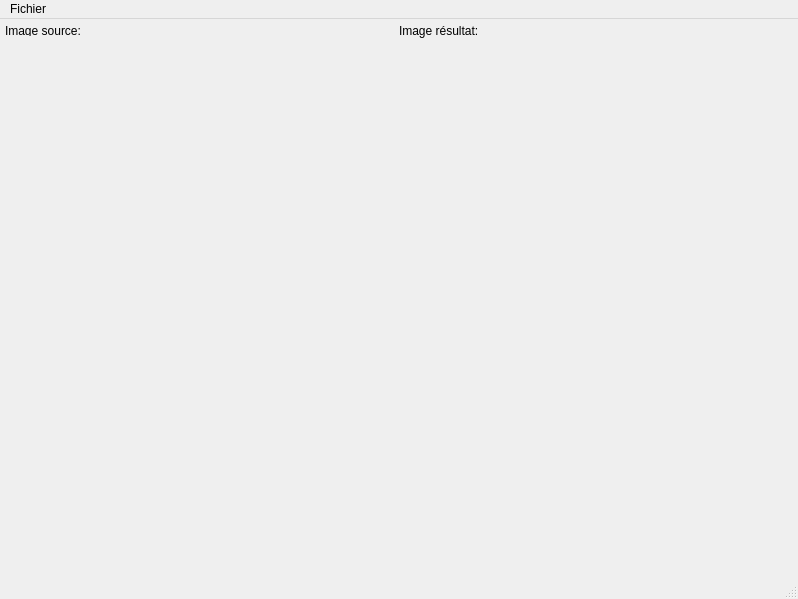
<?xml version="1.0" encoding="UTF-8"?>
<ui version="4.0">
 <class>MainWindow</class>
 <widget class="QMainWindow" name="MainWindow">
  <property name="geometry">
   <rect>
    <x>0</x>
    <y>0</y>
    <width>798</width>
    <height>599</height>
   </rect>
  </property>
  <property name="windowTitle">
   <string>Traitement d'image</string>
  </property>
  <widget class="QWidget" name="centralwidget">
   <widget class="QWidget" name="gridLayoutWidget">
    <property name="geometry">
     <rect>
      <x>0</x>
      <y>0</y>
      <width>791</width>
      <height>551</height>
     </rect>
    </property>
    <layout class="QGridLayout" name="gridLayout">
     <property name="margin">
      <number>5</number>
     </property>
     <property name="spacing">
      <number>6</number>
     </property>
     <item row="1" column="1">
      <widget class="QLabel" name="resultPicture">
       <property name="text">
        <string/>
       </property>
      </widget>
     </item>
     <item row="1" column="0">
      <widget class="QLabel" name="basePicture">
       <property name="text">
        <string/>
       </property>
      </widget>
     </item>
     <item row="0" column="0">
      <widget class="QLabel" name="lab_imagesource">
       <property name="maximumSize">
        <size>
         <width>16777215</width>
         <height>10</height>
        </size>
       </property>
       <property name="text">
        <string>Image source:</string>
       </property>
      </widget>
     </item>
     <item row="0" column="1">
      <widget class="QLabel" name="lab_imageresultat">
       <property name="text">
        <string>Image résultat:</string>
       </property>
      </widget>
     </item>
    </layout>
   </widget>
  </widget>
  <widget class="QMenuBar" name="menubar">
   <property name="geometry">
    <rect>
     <x>0</x>
     <y>0</y>
     <width>798</width>
     <height>21</height>
    </rect>
   </property>
   <widget class="QMenu" name="menuFile">
    <property name="title">
     <string>Fichier</string>
    </property>
    <addaction name="actionOuvrir"/>
    <addaction name="separator"/>
    <addaction name="actionQuitter"/>
   </widget>
   <addaction name="menuFile"/>
  </widget>
  <widget class="QStatusBar" name="statusbar"/>
  <action name="actionQuitter">
   <property name="text">
    <string>Quitter</string>
   </property>
   <property name="shortcut">
    <string>Ctrl+Q</string>
   </property>
  </action>
  <action name="actionSauver">
   <property name="text">
    <string>Sauver</string>
   </property>
   <property name="shortcut">
    <string>Ctrl+S</string>
   </property>
  </action>
  <action name="actionSauver_sous">
   <property name="text">
    <string>Sauver sous ...</string>
   </property>
  </action>
  <action name="actionOuvrir">
   <property name="text">
    <string>Ouvrir une image</string>
   </property>
  </action>
 </widget>
 <resources/>
 <connections/>
</ui>
